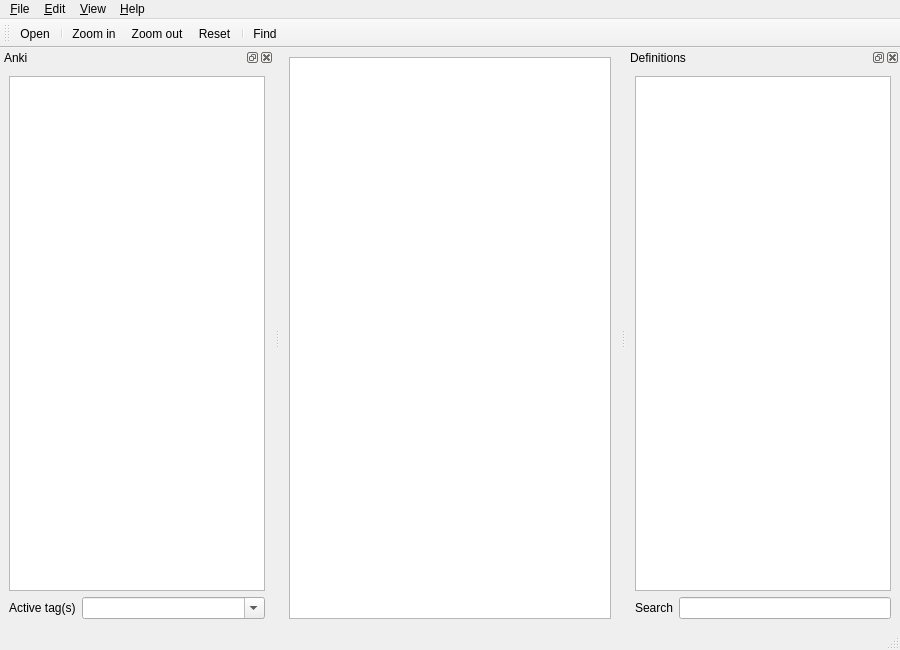
<?xml version="1.0" encoding="UTF-8"?>
<ui version="4.0">
 <class>MainWindowReader</class>
 <widget class="QMainWindow" name="MainWindowReader">
  <property name="geometry">
   <rect>
    <x>0</x>
    <y>0</y>
    <width>900</width>
    <height>650</height>
   </rect>
  </property>
  <property name="acceptDrops">
   <bool>true</bool>
  </property>
  <property name="windowTitle">
   <string>Yomichan</string>
  </property>
  <property name="windowIcon">
   <iconset resource="resources.qrc">
    <normaloff>:/logos/logos/logo32x32.png</normaloff>:/logos/logos/logo32x32.png</iconset>
  </property>
  <widget class="QWidget" name="centralwidget">
   <layout class="QHBoxLayout" name="horizontalLayout">
    <item>
     <widget class="QPlainTextEdit" name="textContent">
      <property name="mouseTracking">
       <bool>true</bool>
      </property>
      <property name="readOnly">
       <bool>true</bool>
      </property>
     </widget>
    </item>
   </layout>
  </widget>
  <widget class="QMenuBar" name="menubar">
   <property name="geometry">
    <rect>
     <x>0</x>
     <y>0</y>
     <width>900</width>
     <height>25</height>
    </rect>
   </property>
   <widget class="QMenu" name="menuFile">
    <property name="title">
     <string>&amp;File</string>
    </property>
    <widget class="QMenu" name="menuOpenRecent">
     <property name="title">
      <string>Open &amp;recent</string>
     </property>
    </widget>
    <addaction name="actionOpen"/>
    <addaction name="menuOpenRecent"/>
    <addaction name="separator"/>
    <addaction name="actionQuit"/>
   </widget>
   <widget class="QMenu" name="menuEdit">
    <property name="title">
     <string>&amp;Edit</string>
    </property>
    <addaction name="actionCopyDefinition"/>
    <addaction name="actionCopyAllDefinitions"/>
    <addaction name="actionCopySentence"/>
    <addaction name="separator"/>
    <addaction name="actionFind"/>
    <addaction name="actionFindNext"/>
    <addaction name="separator"/>
    <addaction name="actionPreferences"/>
   </widget>
   <widget class="QMenu" name="menuHelp">
    <property name="title">
     <string>&amp;Help</string>
    </property>
    <addaction name="actionHomepage"/>
    <addaction name="actionFeedback"/>
    <addaction name="separator"/>
    <addaction name="actionAbout"/>
   </widget>
   <widget class="QMenu" name="menuView">
    <property name="title">
     <string>&amp;View</string>
    </property>
    <widget class="QMenu" name="menuTextSize">
     <property name="title">
      <string>&amp;Zoom</string>
     </property>
     <addaction name="actionZoomIn"/>
     <addaction name="actionZoomOut"/>
     <addaction name="separator"/>
     <addaction name="actionZoomReset"/>
    </widget>
    <addaction name="menuTextSize"/>
    <addaction name="separator"/>
    <addaction name="actionToggleDefinitions"/>
    <addaction name="actionToggleAnki"/>
    <addaction name="separator"/>
    <addaction name="actionToggleWrap"/>
   </widget>
   <addaction name="menuFile"/>
   <addaction name="menuEdit"/>
   <addaction name="menuView"/>
   <addaction name="menuHelp"/>
  </widget>
  <widget class="QToolBar" name="toolBar">
   <property name="windowTitle">
    <string>toolBar</string>
   </property>
   <property name="iconSize">
    <size>
     <width>16</width>
     <height>16</height>
    </size>
   </property>
   <attribute name="toolBarArea">
    <enum>TopToolBarArea</enum>
   </attribute>
   <attribute name="toolBarBreak">
    <bool>false</bool>
   </attribute>
   <addaction name="actionOpen"/>
   <addaction name="separator"/>
   <addaction name="actionZoomIn"/>
   <addaction name="actionZoomOut"/>
   <addaction name="actionZoomReset"/>
   <addaction name="separator"/>
   <addaction name="actionFind"/>
  </widget>
  <widget class="QDockWidget" name="dockDefinitions">
   <property name="windowTitle">
    <string>Definitions</string>
   </property>
   <attribute name="dockWidgetArea">
    <number>2</number>
   </attribute>
   <widget class="QWidget" name="dockWidgetContents">
    <layout class="QVBoxLayout" name="verticalLayout">
     <item>
      <widget class="QTextBrowser" name="textDefinitions">
       <property name="acceptDrops">
        <bool>false</bool>
       </property>
       <property name="openLinks">
        <bool>false</bool>
       </property>
      </widget>
     </item>
     <item>
      <layout class="QHBoxLayout" name="horizontalLayout_3">
       <item>
        <widget class="QLabel" name="label">
         <property name="text">
          <string>Search</string>
         </property>
        </widget>
       </item>
       <item>
        <widget class="QLineEdit" name="textDefinitionSearch"/>
       </item>
      </layout>
     </item>
    </layout>
   </widget>
  </widget>
  <widget class="QStatusBar" name="statusBar"/>
  <widget class="QDockWidget" name="dockAnki">
   <property name="windowTitle">
    <string>Anki</string>
   </property>
   <attribute name="dockWidgetArea">
    <number>1</number>
   </attribute>
   <widget class="QWidget" name="dockWidgetContents_2">
    <layout class="QVBoxLayout" name="verticalLayout_2">
     <item>
      <widget class="QListWidget" name="listDefinitions"/>
     </item>
     <item>
      <layout class="QHBoxLayout" name="horizontalLayout_2">
       <item>
        <widget class="QLabel" name="label_3">
         <property name="text">
          <string>Active tag(s)</string>
         </property>
        </widget>
       </item>
       <item>
        <widget class="QComboBox" name="comboTags">
         <property name="sizePolicy">
          <sizepolicy hsizetype="Expanding" vsizetype="Fixed">
           <horstretch>0</horstretch>
           <verstretch>0</verstretch>
          </sizepolicy>
         </property>
         <property name="editable">
          <bool>true</bool>
         </property>
        </widget>
       </item>
      </layout>
     </item>
    </layout>
   </widget>
  </widget>
  <action name="actionOpen">
   <property name="icon">
    <iconset resource="resources.qrc">
     <normaloff>:/images/icons/folder_page.png</normaloff>:/images/icons/folder_page.png</iconset>
   </property>
   <property name="text">
    <string>&amp;Open...</string>
   </property>
   <property name="toolTip">
    <string>Open file</string>
   </property>
   <property name="shortcut">
    <string>Ctrl+O</string>
   </property>
   <property name="iconVisibleInMenu">
    <bool>true</bool>
   </property>
  </action>
  <action name="actionQuit">
   <property name="icon">
    <iconset resource="resources.qrc">
     <normaloff>:/images/icons/cross.png</normaloff>:/images/icons/cross.png</iconset>
   </property>
   <property name="text">
    <string>&amp;Quit</string>
   </property>
   <property name="toolTip">
    <string>Quit Yomichan</string>
   </property>
   <property name="shortcut">
    <string>Ctrl+Q</string>
   </property>
   <property name="iconVisibleInMenu">
    <bool>true</bool>
   </property>
  </action>
  <action name="actionPreferences">
   <property name="icon">
    <iconset resource="resources.qrc">
     <normaloff>:/images/icons/wrench.png</normaloff>:/images/icons/wrench.png</iconset>
   </property>
   <property name="text">
    <string>&amp;Preferences...</string>
   </property>
   <property name="toolTip">
    <string>Edit preferences</string>
   </property>
   <property name="iconVisibleInMenu">
    <bool>true</bool>
   </property>
  </action>
  <action name="actionAbout">
   <property name="icon">
    <iconset resource="resources.qrc">
     <normaloff>:/images/icons/information.png</normaloff>:/images/icons/information.png</iconset>
   </property>
   <property name="text">
    <string>&amp;About...</string>
   </property>
   <property name="toolTip">
    <string>About Yomichan</string>
   </property>
   <property name="shortcut">
    <string>F1</string>
   </property>
   <property name="iconVisibleInMenu">
    <bool>true</bool>
   </property>
  </action>
  <action name="actionZoomIn">
   <property name="icon">
    <iconset resource="resources.qrc">
     <normaloff>:/images/icons/magnifier_zoom_in.png</normaloff>:/images/icons/magnifier_zoom_in.png</iconset>
   </property>
   <property name="text">
    <string>Zoom &amp;in</string>
   </property>
   <property name="shortcut">
    <string>Ctrl++</string>
   </property>
   <property name="iconVisibleInMenu">
    <bool>true</bool>
   </property>
  </action>
  <action name="actionZoomOut">
   <property name="icon">
    <iconset resource="resources.qrc">
     <normaloff>:/images/icons/magifier_zoom_out.png</normaloff>:/images/icons/magifier_zoom_out.png</iconset>
   </property>
   <property name="text">
    <string>Zoom &amp;out</string>
   </property>
   <property name="shortcut">
    <string>Ctrl+-</string>
   </property>
   <property name="iconVisibleInMenu">
    <bool>true</bool>
   </property>
  </action>
  <action name="actionZoomReset">
   <property name="icon">
    <iconset resource="resources.qrc">
     <normaloff>:/images/icons/magnifier.png</normaloff>:/images/icons/magnifier.png</iconset>
   </property>
   <property name="text">
    <string>&amp;Reset</string>
   </property>
   <property name="toolTip">
    <string>Reset zoom</string>
   </property>
   <property name="shortcut">
    <string>Ctrl+0</string>
   </property>
   <property name="iconVisibleInMenu">
    <bool>true</bool>
   </property>
  </action>
  <action name="actionFind">
   <property name="icon">
    <iconset resource="resources.qrc">
     <normaloff>:/images/icons/find.png</normaloff>:/images/icons/find.png</iconset>
   </property>
   <property name="text">
    <string>&amp;Find...</string>
   </property>
   <property name="toolTip">
    <string>Find text</string>
   </property>
   <property name="shortcut">
    <string>Ctrl+F</string>
   </property>
   <property name="iconVisibleInMenu">
    <bool>true</bool>
   </property>
  </action>
  <action name="actionFindNext">
   <property name="text">
    <string>Find &amp;next</string>
   </property>
   <property name="toolTip">
    <string>Find text again</string>
   </property>
   <property name="shortcut">
    <string>F3</string>
   </property>
  </action>
  <action name="actionToggleWrap">
   <property name="checkable">
    <bool>true</bool>
   </property>
   <property name="checked">
    <bool>true</bool>
   </property>
   <property name="text">
    <string>&amp;Word wrap</string>
   </property>
   <property name="toolTip">
    <string>Toggle word wrap</string>
   </property>
  </action>
  <action name="actionToggleDefinitions">
   <property name="checkable">
    <bool>true</bool>
   </property>
   <property name="text">
    <string>&amp;Definitions</string>
   </property>
   <property name="toolTip">
    <string>Toggle definitions</string>
   </property>
  </action>
  <action name="actionCopyDefinition">
   <property name="icon">
    <iconset resource="resources.qrc">
     <normaloff>:/images/icons/page_copy.png</normaloff>:/images/icons/page_copy.png</iconset>
   </property>
   <property name="text">
    <string>Copy &amp;definition</string>
   </property>
   <property name="shortcut">
    <string>Ctrl+D</string>
   </property>
   <property name="iconVisibleInMenu">
    <bool>true</bool>
   </property>
  </action>
  <action name="actionCopyAllDefinitions">
   <property name="text">
    <string>Copy &amp;all definitions</string>
   </property>
  </action>
  <action name="actionHomepage">
   <property name="icon">
    <iconset resource="resources.qrc">
     <normaloff>:/images/icons/world_go.png</normaloff>:/images/icons/world_go.png</iconset>
   </property>
   <property name="text">
    <string>&amp;Homepage...</string>
   </property>
   <property name="toolTip">
    <string>Yomichan homepage</string>
   </property>
   <property name="iconVisibleInMenu">
    <bool>true</bool>
   </property>
  </action>
  <action name="actionToggleAnki">
   <property name="checkable">
    <bool>true</bool>
   </property>
   <property name="text">
    <string>&amp;Anki</string>
   </property>
  </action>
  <action name="actionCopySentence">
   <property name="text">
    <string>Copy sen&amp;tence</string>
   </property>
   <property name="shortcut">
    <string>Ctrl+T</string>
   </property>
  </action>
  <action name="actionFeedback">
   <property name="icon">
    <iconset resource="resources.qrc">
     <normaloff>:/images/icons/email.png</normaloff>:/images/icons/email.png</iconset>
   </property>
   <property name="text">
    <string>&amp;Feedback...</string>
   </property>
  </action>
 </widget>
 <resources>
  <include location="resources.qrc"/>
 </resources>
 <connections>
  <connection>
   <sender>actionToggleDefinitions</sender>
   <signal>toggled(bool)</signal>
   <receiver>dockDefinitions</receiver>
   <slot>setVisible(bool)</slot>
   <hints>
    <hint type="sourcelabel">
     <x>-1</x>
     <y>-1</y>
    </hint>
    <hint type="destinationlabel">
     <x>634</x>
     <y>313</y>
    </hint>
   </hints>
  </connection>
  <connection>
   <sender>actionQuit</sender>
   <signal>triggered()</signal>
   <receiver>MainWindowReader</receiver>
   <slot>close()</slot>
   <hints>
    <hint type="sourcelabel">
     <x>-1</x>
     <y>-1</y>
    </hint>
    <hint type="destinationlabel">
     <x>449</x>
     <y>324</y>
    </hint>
   </hints>
  </connection>
  <connection>
   <sender>actionToggleAnki</sender>
   <signal>toggled(bool)</signal>
   <receiver>dockAnki</receiver>
   <slot>setVisible(bool)</slot>
   <hints>
    <hint type="sourcelabel">
     <x>-1</x>
     <y>-1</y>
    </hint>
    <hint type="destinationlabel">
     <x>136</x>
     <y>342</y>
    </hint>
   </hints>
  </connection>
  <connection>
   <sender>dockDefinitions</sender>
   <signal>visibilityChanged(bool)</signal>
   <receiver>actionToggleDefinitions</receiver>
   <slot>setChecked(bool)</slot>
   <hints>
    <hint type="sourcelabel">
     <x>762</x>
     <y>342</y>
    </hint>
    <hint type="destinationlabel">
     <x>-1</x>
     <y>-1</y>
    </hint>
   </hints>
  </connection>
  <connection>
   <sender>dockAnki</sender>
   <signal>visibilityChanged(bool)</signal>
   <receiver>actionToggleAnki</receiver>
   <slot>setChecked(bool)</slot>
   <hints>
    <hint type="sourcelabel">
     <x>136</x>
     <y>342</y>
    </hint>
    <hint type="destinationlabel">
     <x>-1</x>
     <y>-1</y>
    </hint>
   </hints>
  </connection>
 </connections>
</ui>
